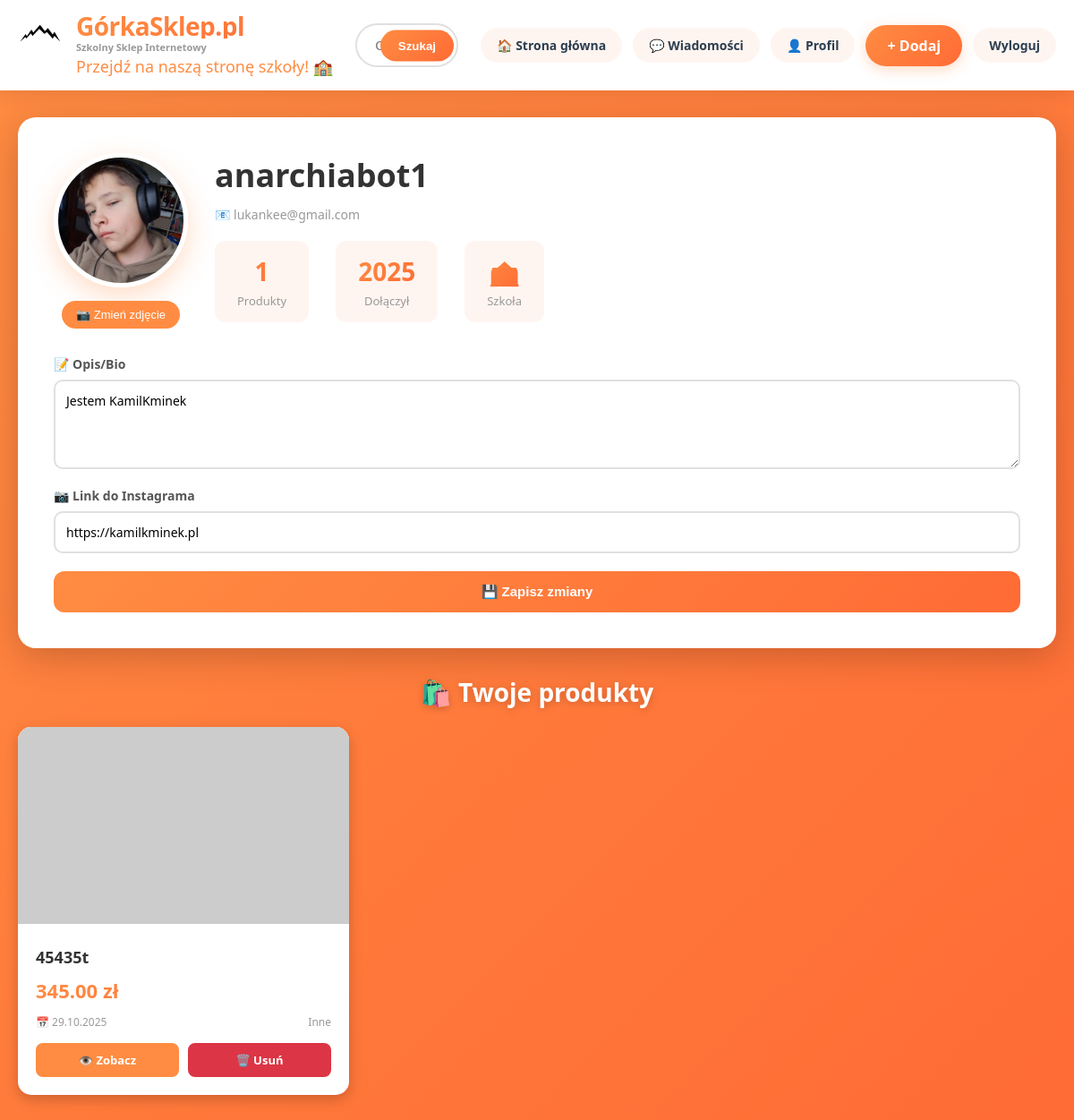
The page /sklep/profil.php (signed in) on the database its author committed.
### tables this page shows
CREATE TABLE `logi` (
  `id` int(11) NOT NULL AUTO_INCREMENT,
  `username` varchar(100) NOT NULL,
  `password` varchar(255) NOT NULL,
  `email` varchar(255) NOT NULL,
  `created_at` timestamp NOT NULL DEFAULT current_timestamp(),
  `bio` text DEFAULT NULL,
  `ig_link` varchar(150) DEFAULT NULL,
  `profile_picture` varchar(255) DEFAULT NULL,
  `last_activity` timestamp NULL DEFAULT NULL,
  PRIMARY KEY (`id`),
  UNIQUE KEY `username` (`username`),
  UNIQUE KEY `email` (`email`),
  KEY `idx_last_activity` (`last_activity`)
);

CREATE TABLE `produkty` (
  `id` int(11) NOT NULL AUTO_INCREMENT,
  `id_sprzedawcy` int(11) DEFAULT NULL,
  `nazwa` varchar(100) NOT NULL,
  `opis` varchar(300) NOT NULL,
  `cena` decimal(10,2) NOT NULL,
  `zdjecie` varchar(255) DEFAULT NULL,
  `data_dodania` timestamp NOT NULL DEFAULT current_timestamp(),
  `kategoria` varchar(50) NOT NULL DEFAULT 'inne',
  PRIMARY KEY (`id`),
  KEY `fk_produkty_sprzedawca` (`id_sprzedawcy`),
  KEY `idx_kategoria` (`kategoria`),
  CONSTRAINT `fk_produkty_sprzedawca` FOREIGN KEY (`id_sprzedawcy`) REFERENCES `logi` (`id`) ON DELETE SET NULL ON UPDATE CASCADE
);

### sklep/profil.php (the view, shortened to what this page needs)
<?php
$host = "localhost";
$user = "root";
$pass = "";
$dbname = "sklep";
$conn = new mysqli($host, $user, $pass, $dbname);
$conn->set_charset("utf8mb4");
$profile_id = intval($_GET['id'] ?? $_SESSION['user_id']);
$search = '';
function getFirstImage($zdjecie) {
    $decoded = json_decode($zdjecie, true);
    if (is_array($decoded) && !empty($decoded)) {
        return $decoded[0];
    }
    return $zdjecie;
}
$stmt = $conn->prepare("SELECT * FROM logi WHERE id=?");
$stmt->bind_param("i", $profile_id);
$stmt->execute();
$user = $stmt->get_result()->fetch_assoc();
$stmt = $conn->prepare("SELECT * FROM produkty WHERE id_sprzedawcy=? ORDER BY data_dodania DESC");
$stmt->bind_param("i", $profile_id);
$stmt->execute();
$products = $stmt->get_result();
?>
<!doctype html>
<html lang="pl">
<head>
</head>
<body>
<div class="header">
    <div class="header-content">
        <div class="logo-section" onclick="window.location='index.php'">
            <div class="logo-icon"><img src="./images/logo.png" height="50px" width="50px"></div>
            <div class="logo-text">
                <div class="logo-main">GórkaSklep.pl</div>
                <div class="logo-subtitle">Szkolny Sklep Internetowy</div>
                <a href="https://lo2rabka.nowotarski.edu.pl" target="_blank" class="school-link" onclick="event.stopPropagation()">
                    Przejdź na naszą stronę szkoły! 🏫
                </a>
            </div>
        </div>
        <form class="search-section" method="get" action="index.php">
            <div class="search-bar">
                <input type="text"
                       name="search"
                       placeholder="Czego szukasz? 🔍"
                       value="<?= htmlspecialchars($search) ?>">
                <button type="submit" class="search-btn">Szukaj</button>
            </div>
        </form>
        <div class="user-menu">
            <a href="index.php" class="menu-item">🏠 Strona główna</a>
            <a href="wiadomosci.php" class="menu-item">
                💬 Wiadomości
            </a>
            <a href="profil.php" class="menu-item">👤 Profil</a>
            <a href="dodaj_produkt.php" class="btn-add">+ Dodaj</a>
            <a href="logout.php" class="menu-item">Wyloguj</a>
        </div>
    </div>
</div>
<div class="container">
    <div class="profile-header">
        <div class="profile-top">
            <div class="avatar-section">
                <?php if (!empty($user['profile_picture'])): ?>
                    <img src="<?= htmlspecialchars($user['profile_picture']) ?>" alt="Avatar" class="avatar" id="avatarPreview" onerror="this.style.display='none'; document.getElementById('avatarPlaceholder').style.display='flex';">
                <?php else: ?>
                    <div class="avatar-placeholder" id="avatarPreview">
                        <?= strtoupper(substr($user['username'], 0, 1)) ?>
                    </div>
                <?php endif; ?>
                <?php if ($_SESSION['user_id'] == $profile_id): ?>
                    <button class="change-avatar-btn" onclick="document.getElementById('profilePictureInput').click()">
                        📷 Zmień zdjęcie
                    </button>
                <?php endif; ?>
            </div>
            <div class="profile-info">
                <h1><?= htmlspecialchars($user['username']) ?></h1>
                <div class="profile-email">📧 <?= htmlspecialchars($user['email']) ?></div>
                <div class="profile-stats">
                    <div class="stat">
                        <div class="stat-value"><?= $products->num_rows ?></div>
                        <div class="stat-label">Produkty</div>
                    </div>
                    <div class="stat">
                        <div class="stat-value">
                            <?= !empty($user['created_at']) ? date('Y', strtotime($user['created_at'])) : date('Y') ?>
                        </div>
                        <div class="stat-label">Dołączył</div>
                    </div>
                    <div class="stat">
                        <div class="stat-value">🏫</div>
                        <div class="stat-label">Szkoła</div>
                    </div>
                </div>
            </div>
        </div>
        <?php if ($_SESSION['user_id'] == $profile_id): ?>
            <form method="post" enctype="multipart/form-data" class="profile-edit-form" id="profileForm">
                <div class="form-group">
                    <label>📝 Opis/Bio</label>
                    <textarea name="bio" maxlength="500" placeholder="Opowiedz coś o sobie..."><?= htmlspecialchars($user['bio'] ?? '') ?></textarea>
                </div>
                <div class="form-group">
                    <label>📷 Link do Instagrama</label>
                    <input type="text"
                           name="ig"
                           value="<?= htmlspecialchars($user['ig_link'] ?? '') ?>"
                           placeholder="https://instagram.com/twoja_nazwa">
                </div>
                <button type="submit" class="btn btn-primary">💾 Zapisz zmiany</button>
            </form>
        <?php endif; ?>
    </div>
    <div class="products-section">
        <h2>
            <?= $_SESSION['user_id'] == $profile_id ? '🛍️ Twoje produkty' : '🛍️ Produkty użytkownika' ?>
        </h2>
        <div class="products-grid">
            <?php if ($products->num_rows > 0): ?>
                <?php while ($p = $products->fetch_assoc()):
                    $firstImage = getFirstImage($p['zdjecie']);
                ?>
                    <div class="product-card">
                        <?php if ($firstImage): ?>
                            <img src="<?= htmlspecialchars($firstImage) ?>"
                                 class="product-image"
                                 onclick="window.location='produkt.php?id=<?= $p['id'] ?>'"
                                 onerror="this.src='https://via.placeholder.com/280x220/ff8c42/ffffff?text=Brak+zdjęcia'">
                        <?php else: ?>
                            <img src="https://via.placeholder.com/280x220/ff8c42/ffffff?text=Brak+zdjęcia"
                                 class="product-image"
                                 onclick="window.location='produkt.php?id=<?= $p['id'] ?>'">
                        <?php endif; ?>
                        <div class="product-content">
                            <div class="product-name" onclick="window.location='produkt.php?id=<?= $p['id'] ?>'">
                                <?= htmlspecialchars($p['nazwa']) ?>
                            </div>
                            <div class="product-price"><?= number_format($p['cena'], 2) ?> zł</div>
                            <div class="product-meta">
                                <span>📅 <?= date('d.m.Y', strtotime($p['data_dodania'])) ?></span>
                                <span><?= ucfirst($p['kategoria'] ?? 'inne') ?></span>
                            </div>
                            <?php if ($_SESSION['user_id'] == $profile_id): ?>
                                <div class="product-actions">
                                    <a href="produkt.php?id=<?= $p['id'] ?>" class="btn-small btn-view">
                                        👁️ Zobacz
                                    </a>
                                    <a href="profil.php?id=<?= $profile_id ?>&delete=<?= $p['id'] ?>"
                                       class="btn-small btn-delete"
                                       onclick="return confirm('Czy na pewno chcesz usunąć ten produkt?\n\n<?= htmlspecialchars($p['nazwa']) ?>\n\nZostanie usunięty również z serwera wraz ze zdjęciami.')">
                                        🗑️ Usuń
                                    </a>
                                </div>
                            <?php endif; ?>
                        </div>
                    </div>
                <?php endwhile; ?>
            <?php endif; ?>
        </div>
    </div>
</div>
</body>
</html>

### rows shown on the page
logi: profile_picture (picture), username "anarchiabot1", email "lukankee@gmail.com", created_at "2025", bio "Jestem KamilKminek", ig "https://kamilkminek.pl"
produkty: nazwa "45435t", cena "345.00", data_dodania "29.10.2025", kategoria "Inne"

### other values the page prints
$products->num_rows "1"
